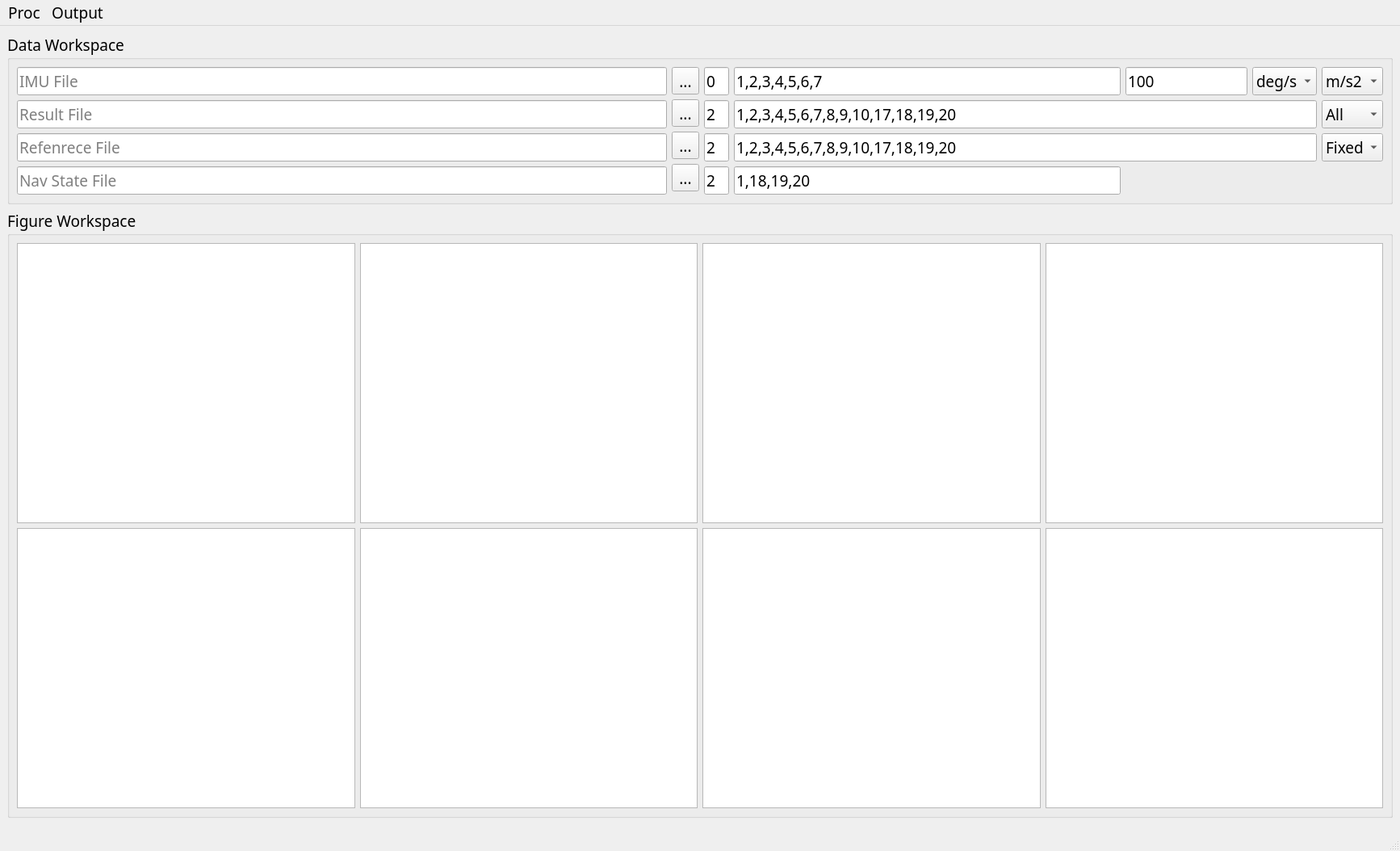
<?xml version="1.0" encoding="UTF-8"?>
<ui version="4.0">
 <class>MainWindow</class>
 <widget class="QMainWindow" name="MainWindow">
  <property name="geometry">
   <rect>
    <x>0</x>
    <y>0</y>
    <width>1734</width>
    <height>1054</height>
   </rect>
  </property>
  <property name="font">
   <font>
    <family>Ubuntu Mono</family>
    <pointsize>14</pointsize>
   </font>
  </property>
  <property name="cursor">
   <cursorShape>ArrowCursor</cursorShape>
  </property>
  <property name="windowTitle">
   <string>compareNavPlot</string>
  </property>
  <widget class="QWidget" name="centralwidget">
   <layout class="QVBoxLayout" name="verticalLayout_3">
    <item>
     <widget class="QGroupBox" name="groupBox">
      <property name="title">
       <string>Data Workspace</string>
      </property>
      <layout class="QHBoxLayout" name="horizontalLayout">
       <item>
        <layout class="QVBoxLayout" name="verticalLayout">
         <item>
          <widget class="QLineEdit" name="imuFile">
           <property name="font">
            <font>
             <family>Ubuntu Mono</family>
             <pointsize>14</pointsize>
            </font>
           </property>
           <property name="text">
            <string/>
           </property>
           <property name="placeholderText">
            <string>IMU File</string>
           </property>
          </widget>
         </item>
         <item>
          <widget class="QLineEdit" name="ResultFile">
           <property name="font">
            <font>
             <family>Ubuntu Mono</family>
             <pointsize>14</pointsize>
            </font>
           </property>
           <property name="text">
            <string/>
           </property>
           <property name="placeholderText">
            <string>Result File</string>
           </property>
          </widget>
         </item>
         <item>
          <widget class="QLineEdit" name="RefFile">
           <property name="font">
            <font>
             <family>Ubuntu Mono</family>
             <pointsize>14</pointsize>
            </font>
           </property>
           <property name="text">
            <string/>
           </property>
           <property name="placeholderText">
            <string>Refenrece File</string>
           </property>
          </widget>
         </item>
         <item>
          <widget class="QLineEdit" name="StateFile">
           <property name="font">
            <font>
             <family>Ubuntu Mono</family>
             <pointsize>14</pointsize>
            </font>
           </property>
           <property name="text">
            <string/>
           </property>
           <property name="placeholderText">
            <string>Nav State File</string>
           </property>
          </widget>
         </item>
        </layout>
       </item>
       <item>
        <layout class="QVBoxLayout" name="verticalLayout_4">
         <item>
          <widget class="QToolButton" name="c1">
           <property name="maximumSize">
            <size>
             <width>36</width>
             <height>16777215</height>
            </size>
           </property>
           <property name="text">
            <string>...</string>
           </property>
          </widget>
         </item>
         <item>
          <widget class="QToolButton" name="c2">
           <property name="maximumSize">
            <size>
             <width>36</width>
             <height>16777215</height>
            </size>
           </property>
           <property name="text">
            <string>...</string>
           </property>
          </widget>
         </item>
         <item>
          <widget class="QToolButton" name="c3">
           <property name="maximumSize">
            <size>
             <width>36</width>
             <height>16777215</height>
            </size>
           </property>
           <property name="text">
            <string>...</string>
           </property>
          </widget>
         </item>
         <item>
          <widget class="QToolButton" name="c4">
           <property name="maximumSize">
            <size>
             <width>36</width>
             <height>16777215</height>
            </size>
           </property>
           <property name="text">
            <string>...</string>
           </property>
          </widget>
         </item>
        </layout>
       </item>
       <item>
        <layout class="QVBoxLayout" name="verticalLayout_2">
         <property name="sizeConstraint">
          <enum>QLayout::SetDefaultConstraint</enum>
         </property>
         <item>
          <widget class="QLineEdit" name="imuFileHeaderline">
           <property name="sizePolicy">
            <sizepolicy hsizetype="Fixed" vsizetype="Fixed">
             <horstretch>0</horstretch>
             <verstretch>0</verstretch>
            </sizepolicy>
           </property>
           <property name="maximumSize">
            <size>
             <width>31</width>
             <height>16777215</height>
            </size>
           </property>
           <property name="font">
            <font>
             <family>Ubuntu Mono</family>
             <pointsize>14</pointsize>
            </font>
           </property>
           <property name="text">
            <string>0</string>
           </property>
           <property name="placeholderText">
            <string>h</string>
           </property>
          </widget>
         </item>
         <item>
          <widget class="QLineEdit" name="ResultFileHeaderline">
           <property name="sizePolicy">
            <sizepolicy hsizetype="Fixed" vsizetype="Fixed">
             <horstretch>0</horstretch>
             <verstretch>0</verstretch>
            </sizepolicy>
           </property>
           <property name="maximumSize">
            <size>
             <width>31</width>
             <height>16777215</height>
            </size>
           </property>
           <property name="font">
            <font>
             <family>Ubuntu Mono</family>
             <pointsize>14</pointsize>
            </font>
           </property>
           <property name="text">
            <string>2</string>
           </property>
           <property name="placeholderText">
            <string>h</string>
           </property>
          </widget>
         </item>
         <item>
          <widget class="QLineEdit" name="RefFileHeaderline">
           <property name="sizePolicy">
            <sizepolicy hsizetype="Fixed" vsizetype="Fixed">
             <horstretch>0</horstretch>
             <verstretch>0</verstretch>
            </sizepolicy>
           </property>
           <property name="maximumSize">
            <size>
             <width>31</width>
             <height>16777215</height>
            </size>
           </property>
           <property name="font">
            <font>
             <family>Ubuntu Mono</family>
             <pointsize>14</pointsize>
            </font>
           </property>
           <property name="text">
            <string>2</string>
           </property>
           <property name="placeholderText">
            <string>h</string>
           </property>
          </widget>
         </item>
         <item>
          <widget class="QLineEdit" name="StateFileHeaderline">
           <property name="sizePolicy">
            <sizepolicy hsizetype="Fixed" vsizetype="Fixed">
             <horstretch>0</horstretch>
             <verstretch>0</verstretch>
            </sizepolicy>
           </property>
           <property name="maximumSize">
            <size>
             <width>31</width>
             <height>16777215</height>
            </size>
           </property>
           <property name="font">
            <font>
             <family>Ubuntu Mono</family>
             <pointsize>14</pointsize>
            </font>
           </property>
           <property name="text">
            <string>2</string>
           </property>
           <property name="placeholderText">
            <string>h</string>
           </property>
          </widget>
         </item>
        </layout>
       </item>
       <item>
        <layout class="QGridLayout" name="gridLayout">
         <item row="0" column="2">
          <widget class="QComboBox" name="gUnit">
           <item>
            <property name="text">
             <string>deg/s</string>
            </property>
           </item>
           <item>
            <property name="text">
             <string>rad/s</string>
            </property>
           </item>
           <item>
            <property name="text">
             <string>deg</string>
            </property>
           </item>
           <item>
            <property name="text">
             <string>rad</string>
            </property>
           </item>
          </widget>
         </item>
         <item row="2" column="0" colspan="3">
          <widget class="QLineEdit" name="RefDataCol">
           <property name="font">
            <font>
             <family>Ubuntu Mono</family>
             <pointsize>14</pointsize>
            </font>
           </property>
           <property name="text">
            <string>1,2,3,4,5,6,7,8,9,10,17,18,19,20</string>
           </property>
           <property name="placeholderText">
            <string>t,px,py,pz,vx,vy,vz,p,r,y,mea,nsat,pdop,amb</string>
           </property>
          </widget>
         </item>
         <item row="0" column="0">
          <widget class="QLineEdit" name="imuDataCol">
           <property name="font">
            <font>
             <family>Ubuntu Mono</family>
             <pointsize>14</pointsize>
            </font>
           </property>
           <property name="text">
            <string>1,2,3,4,5,6,7</string>
           </property>
           <property name="placeholderText">
            <string>t,gx,gy,gz,ax,ay,az</string>
           </property>
          </widget>
         </item>
         <item row="0" column="1">
          <widget class="QLineEdit" name="imuSampleRate">
           <property name="sizePolicy">
            <sizepolicy hsizetype="Fixed" vsizetype="Fixed">
             <horstretch>0</horstretch>
             <verstretch>0</verstretch>
            </sizepolicy>
           </property>
           <property name="maximumSize">
            <size>
             <width>151</width>
             <height>16777215</height>
            </size>
           </property>
           <property name="font">
            <font>
             <family>Ubuntu Mono</family>
             <pointsize>14</pointsize>
            </font>
           </property>
           <property name="text">
            <string>100</string>
           </property>
           <property name="placeholderText">
            <string>Sample Rate</string>
           </property>
          </widget>
         </item>
         <item row="0" column="3">
          <widget class="QComboBox" name="aUnit">
           <item>
            <property name="text">
             <string>m/s2</string>
            </property>
           </item>
           <item>
            <property name="text">
             <string>m/s</string>
            </property>
           </item>
          </widget>
         </item>
         <item row="1" column="0" colspan="3">
          <widget class="QLineEdit" name="ResultDataCol">
           <property name="font">
            <font>
             <family>Ubuntu Mono</family>
             <pointsize>14</pointsize>
            </font>
           </property>
           <property name="text">
            <string>1,2,3,4,5,6,7,8,9,10,17,18,19,20</string>
           </property>
           <property name="placeholderText">
            <string>t,px,py,pz,vx,vy,vz,p,r,y,mea,nsat,pdop,amb</string>
           </property>
          </widget>
         </item>
         <item row="2" column="3">
          <widget class="QComboBox" name="RefAmb">
           <item>
            <property name="text">
             <string>Fixed</string>
            </property>
           </item>
           <item>
            <property name="text">
             <string>All</string>
            </property>
           </item>
          </widget>
         </item>
         <item row="3" column="0">
          <widget class="QLineEdit" name="StateDataCol">
           <property name="font">
            <font>
             <family>Ubuntu Mono</family>
             <pointsize>14</pointsize>
            </font>
           </property>
           <property name="text">
            <string>1,18,19,20</string>
           </property>
           <property name="placeholderText">
            <string>t,nsat,pdop,amb</string>
           </property>
          </widget>
         </item>
         <item row="1" column="3">
          <widget class="QComboBox" name="ResultAmb">
           <item>
            <property name="text">
             <string>All</string>
            </property>
           </item>
           <item>
            <property name="text">
             <string>Fixed</string>
            </property>
           </item>
          </widget>
         </item>
        </layout>
       </item>
      </layout>
     </widget>
    </item>
    <item>
     <widget class="QGroupBox" name="groupBox_2">
      <property name="title">
       <string>Figure Workspace</string>
      </property>
      <layout class="QVBoxLayout" name="verticalLayout_5">
       <item>
        <layout class="QGridLayout" name="gridLayout_2">
         <item row="0" column="3">
          <widget class="QGraphicsView" name="fig_h">
           <property name="font">
            <font>
             <family>Ubuntu Mono</family>
             <pointsize>14</pointsize>
            </font>
           </property>
          </widget>
         </item>
         <item row="1" column="1">
          <widget class="QGraphicsView" name="fig_dp">
           <property name="font">
            <font>
             <family>Ubuntu Mono</family>
             <pointsize>14</pointsize>
            </font>
           </property>
          </widget>
         </item>
         <item row="1" column="0">
          <widget class="QGraphicsView" name="fig_state">
           <property name="font">
            <font>
             <family>Ubuntu Mono</family>
             <pointsize>14</pointsize>
            </font>
           </property>
          </widget>
         </item>
         <item row="0" column="0">
          <widget class="QGraphicsView" name="fig_g">
           <property name="font">
            <font>
             <family>Ubuntu Mono</family>
             <pointsize>14</pointsize>
            </font>
           </property>
          </widget>
         </item>
         <item row="1" column="3">
          <widget class="QGraphicsView" name="fig_da">
           <property name="font">
            <font>
             <family>Ubuntu Mono</family>
             <pointsize>14</pointsize>
            </font>
           </property>
          </widget>
         </item>
         <item row="1" column="2">
          <widget class="QGraphicsView" name="fig_dv">
           <property name="font">
            <font>
             <family>Ubuntu Mono</family>
             <pointsize>14</pointsize>
            </font>
           </property>
          </widget>
         </item>
         <item row="0" column="2">
          <widget class="QGraphicsView" name="fig_bl">
           <property name="font">
            <font>
             <family>Ubuntu Mono</family>
             <pointsize>14</pointsize>
            </font>
           </property>
          </widget>
         </item>
         <item row="0" column="1">
          <widget class="QGraphicsView" name="fig_a">
           <property name="font">
            <font>
             <family>Ubuntu Mono</family>
             <pointsize>14</pointsize>
            </font>
           </property>
          </widget>
         </item>
        </layout>
       </item>
      </layout>
     </widget>
    </item>
   </layout>
  </widget>
  <widget class="QMenuBar" name="menubar">
   <property name="geometry">
    <rect>
     <x>0</x>
     <y>0</y>
     <width>1734</width>
     <height>26</height>
    </rect>
   </property>
   <widget class="QMenu" name="menuProc">
    <property name="title">
     <string>Proc</string>
    </property>
    <addaction name="actionImport_File"/>
    <addaction name="actionPlot"/>
    <addaction name="actionClear_Plot"/>
   </widget>
   <widget class="QMenu" name="menuOutput">
    <property name="title">
     <string>Output</string>
    </property>
    <addaction name="actionSavfig"/>
   </widget>
   <addaction name="menuProc"/>
   <addaction name="menuOutput"/>
  </widget>
  <widget class="QStatusBar" name="statusBar"/>
  <action name="actioniM">
   <property name="text">
    <string>iM</string>
   </property>
  </action>
  <action name="actionImport_File">
   <property name="text">
    <string>Import File</string>
   </property>
  </action>
  <action name="actionPlot">
   <property name="text">
    <string>Plot</string>
   </property>
  </action>
  <action name="actionSavfig">
   <property name="text">
    <string>Savfig</string>
   </property>
  </action>
  <action name="actionClear_Plot">
   <property name="text">
    <string>Clear Plot</string>
   </property>
  </action>
 </widget>
 <resources/>
 <connections/>
</ui>
